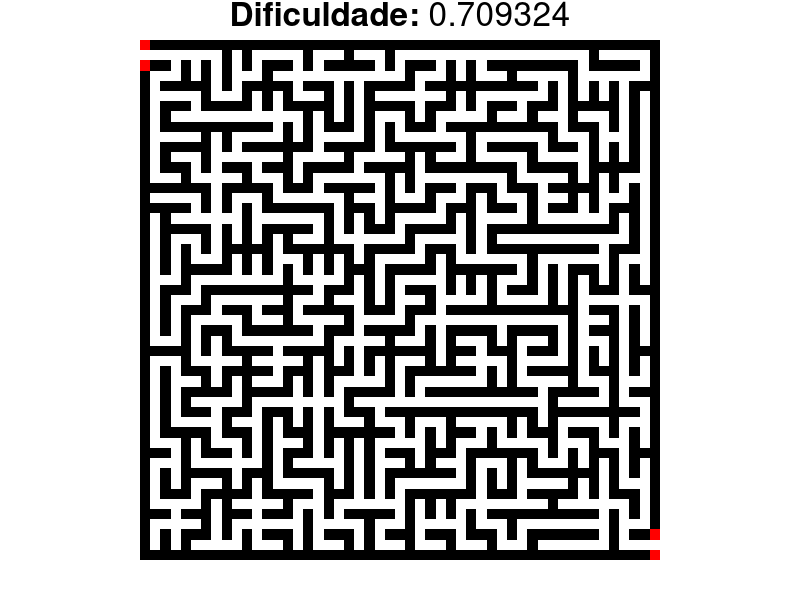

Reproduce this figure in R.
# NUMERO DE PLOTS PRODUZIDOS
n_plots <- 1

for(k in 1:n_plots){
  
  
  # Dimensões
  largura <- 51 # Ímpar
  altura <- 51 # Ímpar
  
  # Matriz
  m <- matrix(rep(0, largura*altura), nrow = altura)
  
  # As bordas do labirinto possuem número negativo (-1) para facilitar a delimitação dos movimentos válidos
  m[,1] <- -1
  m[1,] <- -1
  m[nrow(m),] <- -1
  m[,ncol(m)] <- -1
  
  # Início
  # Início
  QIE <- c(altura-1, 2)
  QSD <- c(2, largura-1)
  QSE <- c(2, 2)
  QID <- c(altura-1, largura-1)
  
  # Determinar eixos principais ( origem e oposto )
  eixos <- function(E){
    if(E == "crescente"){
      origem_i <<- QIE[1] 
      origem_j <<- QIE[2]
      oposto_i <<- QSD[1]
      oposto_j <<- QSD[2]
      atual_i <<- origem_i
      atual_j <<- origem_j
    }
    if(E == "decrescente"){
      origem_i <<- QSE[1] 
      origem_j <<- QSE[2]
      oposto_i <<- QID[1]
      oposto_j <<- QID[2]
      atual_i <<- origem_i
      atual_j <<- origem_j
    }
  }
  
  eixos("crescente")
  
  m[atual_i, atual_j] <- 1
  
  # Trash variables
  Move <- c(0, 0)
  
  # S T A R T
  
  repeat{
    
    # Conferir se já chegou ao lado oposto, trocar origens com opostos
    if(atual_i == oposto_i && atual_j == oposto_j){
      origem_i <- origem_i + oposto_i
      oposto_i <- origem_i - oposto_i
      origem_i <- origem_i - oposto_i
      origem_j <- origem_j + oposto_j
      oposto_j <- origem_j - oposto_j
      origem_j <- origem_j - oposto_j
      atual_i <- origem_i
      atual_j <- origem_j
    }
    
    # Checar se o quadro já foi concluído
    if(sum(m==1)==((largura-1)/2)*((altura-1)/2)){
      break
    }
    
     
    
    ##############################################################
    # Movimento
    
    # Checar se movimento é válido com base em (atual + 1) e (atual + 2)
    # Em seguida, mover o pixel, junto com os valores de seu rastro
    # Regra dos rastros: O valor "2" será atribuído para as casas de posição ímpar
    #                   O valor "1" será atribuído para as casas de posição par
    #                 RAZÃO: isso facilitará a contabilização do preenchimento do labirinto,
    #               que deverá ser feita somando apenas as casas com valor = 1.
    
    # (0,   0) = válido: significa que não há caminhos adiante. Pode prosseguir.
    # (>=1, 1) = válido: significa que o caminho irá retroceder por rota pré-existente.
    # (0, >=1) = inválido:  não é permitido atravessar paredes
    # (-1,  X) = inválido:  não é permitido sair dos limites da matriz
    
    ###############################################################
    
    # Declarar movimentos viáveis
    if(m[(atual_i+1), (atual_j)]>=1){
      prob_baixo <- 1
    } else { # situações em que (atual_n+1) seja <= 0
      if(m[(atual_i+1), (atual_j)]==-1){
        prob_baixo <- 0
      } else { # situações em que (atual_n+1) seja == 0
        if(m[(atual_i+2), (atual_j)]==0){
          prob_baixo <- 1
        } else { # situação em que (atual_n+2) seja >= 1
          prob_baixo <- 0
        }
      }
    }
    
    if(m[(atual_i-1), (atual_j)]>=1){
      prob_cima <- 1
    } else { # situações em que (atual_n+1) seja <= 0
      if(m[(atual_i-1), (atual_j)]==-1){
        prob_cima <- 0
      } else { # situações em que (atual_n+1) seja == 0
        if(m[(atual_i-2), (atual_j)]==0){
          prob_cima <- 1
        } else { # situação em que (atual_n+2) seja >= 1
          prob_cima <- 0
        }
      }
    }
    
    if(m[(atual_i), (atual_j+1)]>=1){
      prob_dir <- 1
    } else { # situações em que (atual_n+1) seja <= 0
      if(m[(atual_i), (atual_j+1)]==-1){
        prob_dir <- 0
      } else { # situações em que (atual_n+1) seja == 0
        if(m[(atual_i), (atual_j+2)]==0){
          prob_dir <- 1
        } else { # situação em que (atual_n+2) seja >= 1
          prob_dir <- 0
        }
      }
    }
    
    if(m[(atual_i), (atual_j-1)]>=1){
      prob_esq <- 1
    } else { # situações em que (atual_n+1) seja <= 0
      if(m[(atual_i), (atual_j-1)]==-1){
        prob_esq <- 0
      } else { # situações em que (atual_n+1) seja == 0
        if(m[(atual_i), (atual_j-2)]==0){
          prob_esq <- 1
        } else { # situação em que (atual_n+2) seja >= 1
          prob_esq <- 0
        }
      }
    }
    
    # Sortear entre os viáveis
    if(sum(c(prob_cima, prob_baixo, prob_esq, prob_dir))==0){
      image(t(apply(m, 2, rev)), asp = altura/largura, axes=FALSE, col = c("black", "white", "white", "red"))
      break
    }
    direcao <- sample(c("cima", "baixo", "esq", "dir"), 1, prob = c(prob_cima, prob_baixo, prob_esq, prob_dir))
    
    # Preparar o movimento sorteado
    if(direcao == "cima"){
      Move[1] <- -2
      Move[2] <- 0
    }
    if(direcao == "baixo"){
      Move[1] <- 2
      Move[2] <- 0
    }
    if(direcao == "esq"){
      Move[1] <- 0
      Move[2] <- -2
    }
    if(direcao == "dir"){
      Move[1] <- 0
      Move[2] <- 2
    }
    
    
    # Movimento

    m[(atual_i+Move[1]), (atual_j+Move[2])] <- 1
    m[(atual_i+Move[1]/2), (atual_j+Move[2]/2)] <- 2
    atual_i <- atual_i+Move[1]
    atual_j <- atual_j+Move[2]
    next
    
  }
  
  # image(t(apply(m, 2, rev)), asp = altura/largura, axes=FALSE, col = c("black", "white", "white"))
  
  
  
  # D E T E R M I N E   D I F F I C U L T Y   L E V E L
  

  
  # Reset atual_i e atual_j
  atual_i <- origem_i
  atual_j <- origem_j
  
  # Definir outro eixo
  eixos("decrescente")
  
  # Trash variables
  m2 <- m
  Counts <- 0
  Step_count <- 3
  Passos <- 0
  Registro_passos <- 0
  Chegadas <- 0
  encruzilhadas <- 0
  notifica <- F
  
  # S T A R T
  
  repeat{
    
    # Conferir se já chegou ao lado oposto
    if(atual_i == oposto_i && 
       atual_j == oposto_j){
      
      print(Chegadas+1)
      
      # Após chegar ao lado oposto, voltar ao início e repetir o processo (e registrar o número de passos obtido)
      m2 <- m # Apagar os bloqueios de becos
      Chegadas <- Chegadas + 1
      atual_i <- origem_i
      atual_j <- origem_j
      Registro_passos[length(Registro_passos)+1] <- Passos
      Passos <- 0
      
      # Após ocorrer 5 chegadas, mudar de lado
      if(Chegadas == 5){
        origem_i <- origem_i + oposto_i
        oposto_i <- origem_i - oposto_i
        origem_i <- origem_i - oposto_i
        origem_j <- origem_j + oposto_j
        oposto_j <- origem_j - oposto_j
        origem_j <- origem_j - oposto_j
        atual_i <- origem_i
        atual_j <- origem_j
      }
      
      # Após ocorrer 5 chegadas do outro lado, terminar o programa
      if(Chegadas == 10){
        break
      }
    }
    
    # Identificar se chegou num beco sem saída
    if(sum(m2[(atual_i - 1):(atual_i + 1), (atual_j - 1):(atual_j + 1)]==0) == 7){
      notifica <- T
    }
    
    # Movimento
    # Declarar movimentos viáveis
    if(m2[(atual_i+1), (atual_j)]<=0){
      prob_baixo <- 0
    } else {
      prob_baixo <- 1
    }
    if(m2[(atual_i-1), (atual_j)]<=0){
      prob_cima <- 0
    } else {
      prob_cima <- 1
    }
    if(m2[atual_i, (atual_j-1)]<=0){
      prob_esq <- 0
    } else {
      prob_esq <- 1
    }
    if(m2[(atual_i), (atual_j+1)]<=0){
      prob_dir <- 0
    } else {
      prob_dir <- 1
    }
    
    # Sortear entre os viáveis
    if(sum(c(prob_cima, prob_baixo, prob_esq, prob_dir))==0){
      image(t(apply(m2, 2, rev)), asp = altura/largura, axes=FALSE, col = c("black", "white", "white", "red"))
      break
    }
    direcao <- sample(c("cima", "baixo", "esq", "dir"), 1, prob = c(prob_cima, prob_baixo, prob_esq, prob_dir))
    
    # Preparar o movimento sorteado
    if(direcao == "cima"){
      Move[1] <- -2
      Move[2] <- 0
    }
    if(direcao == "baixo"){
      Move[1] <- 2
      Move[2] <- 0
    }
    if(direcao == "esq"){
      Move[1] <- 0
      Move[2] <- -2
    }
    if(direcao == "dir"){
      Move[1] <- 0
      Move[2] <- 2
    }
      
      # Contabiliza o novo passo
      Passos <- Passos + 1
      
      if(notifica){
        # Se a notificação foi ativada, os próximos passos devem "selar" os caminhos com paredes
        # Isso impedirá retorno ao beco identificado
            
        # Primeiro concretizamos o movimento válido
        atual_i <- atual_i+Move[1]
        atual_j <- atual_j+Move[2]
            
        # Depois verificamos se o movimento válido cai em encruzilhada
        if(sum(m2[(atual_i - 1):(atual_i + 1), (atual_j - 1):(atual_j + 1)]<=0) <= 5){
          # Se o movimento cai em encruzilhada, a notificação é desligada, pois saímos do beco
          # Adicionalmente, contabilizo a presença da encruzilhada
          notifica <- F
          encruzilhadas <- encruzilhadas + 1
        }
        
        # Selar a entrada daquele beco com uma parede
        m2[(atual_i-Move[1]/2), (atual_j-Move[2]/2)] <- 0
        m2[atual_i, atual_j] <- 3
        next
        
      } else {
        # Caso não haja notificação, prossegue-se andando normalmente
        atual_i <- atual_i+Move[1]
        atual_j <- atual_j+Move[2]
        m2[atual_i, atual_j] <- 3
        next
      
    }
  }
  
  Dificuldade <- sum(Registro_passos)/(length(Registro_passos)-1)
  Dificuldade <- round(Dificuldade/1000, 2)
  encruzilhadas <- encruzilhadas/(length(Registro_passos)-1) # número de encruzilhadas por caminho
  Dificuldade <- Dificuldade*encruzilhadas/1000
  
  print(paste0("Número de passos médio: ", Dificuldade))
  
  # Print output
  m3 <- m
  m3[oposto_i-1, (1)] <- 3 # Entrada
  m3[oposto_i+1, (1)] <- 3 # Entrada
  m3[oposto_i, (1)] <- 1 # Entrada
  m3[origem_i-1, largura] <- 3 # Saída
  m3[origem_i+1, largura] <- 3 # Saída
  m3[origem_i, largura] <- 1 # Saída
  # 2. Create the plot
  png(paste0("Dif_", Dificuldade, ".jpg"), width = 1000, height = 1000)
  par(mar=c(2,2,2,2)) # Borderless
  image(t(apply(m3, 2, rev)), asp = altura/largura, axes=FALSE, col = c("black", "white", "white", "red"))
  mtext(bquote(paste(bold("Dificuldade: "), .(Dificuldade))), side = 3, line = 0.5, cex = 2)
  # 3. Close the file
  dev.off()
  
}
